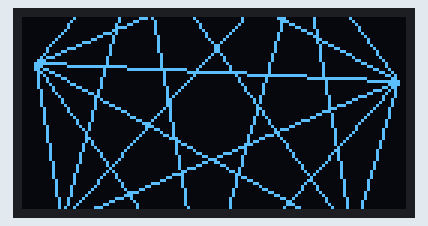
Simulated run of this sketch. Board: Arduino Uno, built with avr-gcc and run on an emulated ATmega328P. Parts: 128×64 one-colour display. The display library's start-up logo is not drawn.

Above: at 2.94 s.
At 4.57 s:
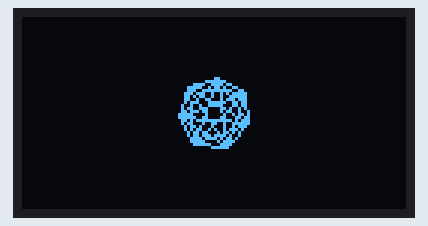

The sketch:

sketch_aug27b.ino
```cpp
/*
 * oled 12864 显示几何动画
 */

#include <SPI.h>
#include <Wire.h>
#include <Adafruit_GFX.h>
#include <Adafruit_SSD1306.h>

// If using software SPI (the default case):
#define OLED_MOSI  2
#define OLED_CLK   3
#define OLED_DC    4
#define OLED_CS    5
#define OLED_RESET 6
Adafruit_SSD1306 display(OLED_MOSI, OLED_CLK, OLED_DC, OLED_RESET, OLED_CS);

#if (SSD1306_LCDHEIGHT != 64)
#error("Height incorrect, please fix Adafruit_SSD1306.h!");
#endif

int nFrames = 36;

void setup()   {
  Serial.begin(9600);

  display.begin(SSD1306_SWITCHCAPVCC,0x3C);

  display.display();
  delay(1000);

  display.clearDisplay();
}


void loop() {
  for (int frame=0; frame < nFrames; frame++)
  {
    HariChord(frame);
  }

  for (int frame=(nFrames-1); frame >= 0; frame--)
  {
    HariChord(frame);
  }
}

void HariChord(int frame)
{
  display.clearDisplay();
  int n = 7;
  int r = frame * 64 / nFrames;
  float rot = frame * 2*PI / nFrames;
  for (int i=0; i<(n-1); i++)
  {
    float a = rot + i * 2*PI / n;
    int x1 = 64 + cos(a) * r;
    int y1 = 32 + sin(a) * r;
    for (int j=i+1; j<n; j++)
    {
      a = rot + j * 2*PI / n;
      int x2 = 64 + cos(a) * r;
      int y2 = 32 + sin(a) * r;
      display.drawLine(x1,y1, x2,y2, WHITE);
    }
  }
  display.display();
}
```
